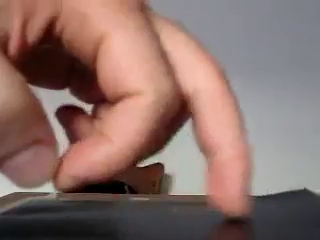
//> input picture tests/fixtures/fingers.png, 320 x 240 px
$ ./labblur ../../../tests/fixtures/fingers.png   (built with g++ and OpenCV 4)
//> lines starting //> are read from the running program, lines starting //| are printed output that depends on the picture
// Throwaway: how far are OpenCV's float RGB2Lab and GaussianBlur from plain C++?
#include <opencv2/core.hpp>
#include <opencv2/imgproc.hpp>
#include <opencv2/imgcodecs.hpp>
#include <cmath>
#include <cstdio>
#include <cstring>
#include <vector>

static cv::Mat lab(const cv::Mat& rgb8) {
    cv::Mat unit, out;
    rgb8.convertTo(unit, CV_32F, 1.0 / 255);
    cv::cvtColor(unit, out, cv::COLOR_RGB2Lab);
    return out;
}

// Textbook sRGB -> Lab (D65), in double.
static void naiveLab(int r8, int g8, int b8, float out[3]) {
    auto lin = [](double c) { return c <= 0.04045 ? c / 12.92 : std::pow((c + 0.055) / 1.055, 2.4); };
    double R = lin(r8 / 255.0), G = lin(g8 / 255.0), B = lin(b8 / 255.0);
    double X = (0.412453 * R + 0.357580 * G + 0.180423 * B) / 0.950456;
    double Y = 0.212671 * R + 0.715160 * G + 0.072169 * B;
    double Z = (0.019334 * R + 0.119193 * G + 0.950227 * B) / 1.088754;
    auto f = [](double t) { return t > 0.008856 ? std::cbrt(t) : 7.787 * t + 16.0 / 116; };
    double L = Y > 0.008856 ? 116 * std::cbrt(Y) - 16 : 903.3 * Y;
    out[0] = float(L);
    out[1] = float(500 * (f(X) - f(Y)));
    out[2] = float(200 * (f(Y) - f(Z)));
}

// Separable float blur, REFLECT_101, kernel from cv::getGaussianKernel, plain loops.
static cv::Mat plainBlur(const cv::Mat& src, double sigma, bool fused) {
    int n = cvRound(sigma * 4 * 2 + 1) | 1;
    cv::Mat k = cv::getGaussianKernel(n, sigma, CV_32F);
    const float* kx = k.ptr<float>();
    int r = n / 2, w = src.cols, h = src.rows;
    auto reflect = [](int p, int len) {
        if (len == 1) return 0;
        while (p < 0 || p >= len) p = p < 0 ? -p : 2 * len - 2 - p;
        return p;
    };
    cv::Mat tmp(src.size(), src.type()), dst(src.size(), src.type());
    for (int y = 0; y < h; y++)
        for (int x = 0; x < w; x++)
            for (int c = 0; c < 3; c++) {
                float s = 0;
                for (int i = 0; i < n; i++) {
                    float v = src.at<cv::Vec3f>(y, reflect(x + i - r, w))[c];
                    s = fused ? std::fma(v, kx[i], s) : s + v * kx[i];
                }
                tmp.at<cv::Vec3f>(y, x)[c] = s;
            }
    for (int y = 0; y < h; y++)
        for (int x = 0; x < w; x++)
            for (int c = 0; c < 3; c++) {
                float s = 0;
                for (int i = 0; i < n; i++) {
                    float v = tmp.at<cv::Vec3f>(reflect(y + i - r, h), x)[c];
                    s = fused ? std::fma(v, kx[i], s) : s + v * kx[i];
                }
                dst.at<cv::Vec3f>(y, x)[c] = s;
            }
    return dst;
}

static long differing(const cv::Mat& a, const cv::Mat& b, float* maxDiff) {
    long d = 0;
    *maxDiff = 0;
    const float* p = a.ptr<float>();
    const float* q = b.ptr<float>();
    for (size_t i = 0; i < a.total() * a.channels(); i++) {
        if (std::memcmp(&p[i], &q[i], 4)) d++;
        *maxDiff = std::max(*maxDiff, std::abs(p[i] - q[i]));
    }
    return d;
}

int main(int argc, char** argv) {
    // 1. Lab of every 8-bit RGB colour: OpenCV vs the textbook formula.
    cv::Mat all(4096, 4096, CV_8UC3);
    for (int i = 0; i < 1 << 24; i++) all.at<cv::Vec3b>(i >> 12, i & 4095) = cv::Vec3b(i >> 16, (i >> 8) & 255, i & 255);
    cv::Mat cvLab = lab(all), naive(all.size(), CV_32FC3);
    for (int i = 0; i < 1 << 24; i++) naiveLab(i >> 16, (i >> 8) & 255, i & 255, &naive.at<cv::Vec3f>(i >> 12, i & 4095)[0]);
    float maxDiff;
    long d = differing(cvLab, naive, &maxDiff);
    std::printf("Lab, all 2^24 colours: %ld of %ld floats differ from textbook double, max |diff| %g\n", d,
                long(cvLab.total() * 3), maxDiff);
    cv::setUseOptimized(false);
    cv::Mat cvLabNoOpt = lab(all);
    cv::setUseOptimized(true);
    d = differing(cvLab, cvLabNoOpt, &maxDiff);
    std::printf("Lab, optimized vs setUseOptimized(false): %ld differ\n", d);
    // Lab as a pure function of the 8-bit triple: is every value k / 2^14 * (100 or 256) - offset?
    long offGrid = 0;
    for (int i = 0; i < 1 << 24; i += 97) {
        cv::Vec3f v = cvLab.at<cv::Vec3f>(i >> 12, i & 4095);
        double iL = v[0] / 100.0 * 16384, ia = (v[1] + 128) / 256.0 * 16384;
        if (iL != std::round(iL) || ia != std::round(ia)) offGrid++;
    }
    std::printf("Lab values off the 1/2^14 grid (sampled): %ld\n", offGrid);

    // 2. Blur of fingers.png's Lab at sigma 0.8 (320x240) and 3.2 (1280x960 equivalent).
    cv::Mat bgr = cv::imread(argv[1]), rgb;
//> bgr is the input picture: 240 rows x 320 cols, CV_8UC3; mean B, G, R 104.6, 110.7, 137.3
    cv::cvtColor(bgr, rgb, cv::COLOR_BGR2RGB);
    cv::Mat l = lab(rgb);
//> in lab (call 3), `cv::cvtColor(unit, out, cv::COLOR_RGB2Lab);`: out: 240 rows x 320 cols, CV_32FC3; mean of channels 0, 1, 2 48.3, 10, 7.7
    for (double sigma : {0.8, 3.2}) {
        cv::Mat ref;
        cv::GaussianBlur(l, ref, cv::Size(0, 0), sigma);
        cv::setUseOptimized(false);
        cv::Mat noopt;
        cv::GaussianBlur(l, noopt, cv::Size(0, 0), sigma);
        cv::setUseOptimized(true);
        long a = differing(ref, noopt, &maxDiff);
        std::printf("blur sigma %.1f: optimized vs setUseOptimized(false): %ld of %ld floats differ, max %g\n", sigma, a,
                    long(ref.total() * 3), maxDiff);
        for (bool fused : {false, true}) {
            long b = differing(ref, plainBlur(l, sigma, fused), &maxDiff);
            std::printf("blur sigma %.1f: OpenCV vs plain C++ (%s): %ld differ, max %g\n", sigma,
                        fused ? "fma" : "mul+add", b, maxDiff);
        }
    }
//> this loop made 2 passes
//> a on passes 1 to 2: 0, 0
//| blur sigma 0.8: optimized vs setUseOptimized(false): 0 of 230400 floats differ, max 0
//| blur sigma 3.2: optimized vs setUseOptimized(false): 0 of 230400 floats differ, max 0
//> pass 1, `cv::GaussianBlur(l, ref, cv::Size(0, 0), sigma);`:
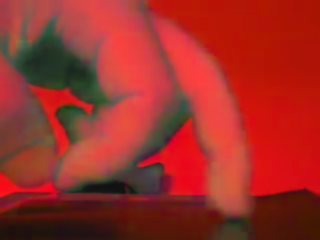
//> ref: 240 rows x 320 cols, CV_32FC3; mean R, G, B 48.3, 10, 7.7; drawn with min black and max white
//> pass 2, `cv::GaussianBlur(l, ref, cv::Size(0, 0), sigma);`:
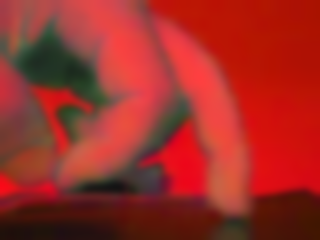
//> ref: 240 rows x 320 cols, CV_32FC3; mean R, G, B 48.3, 10, 7.7; drawn with min black and max white
}
